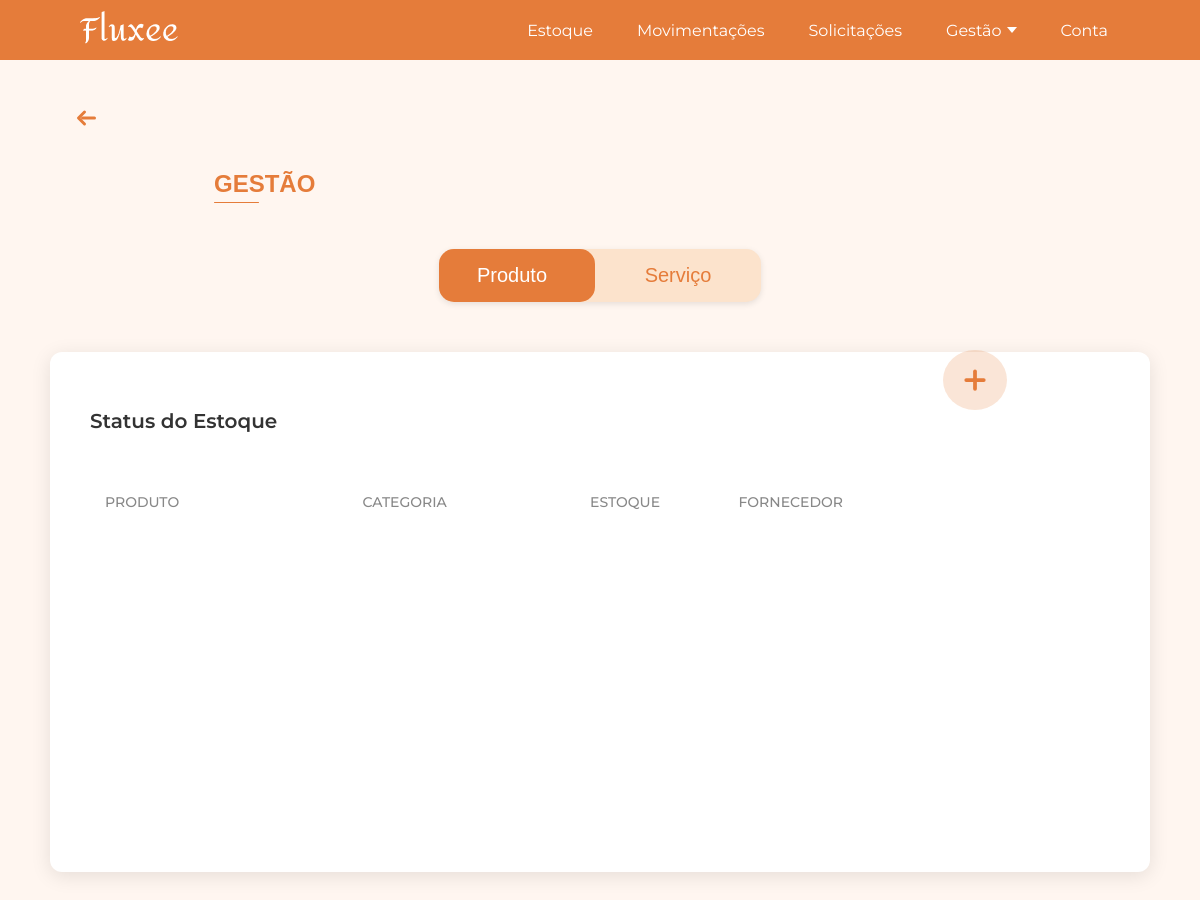
The app's page /gestao/ (signed in), older data.
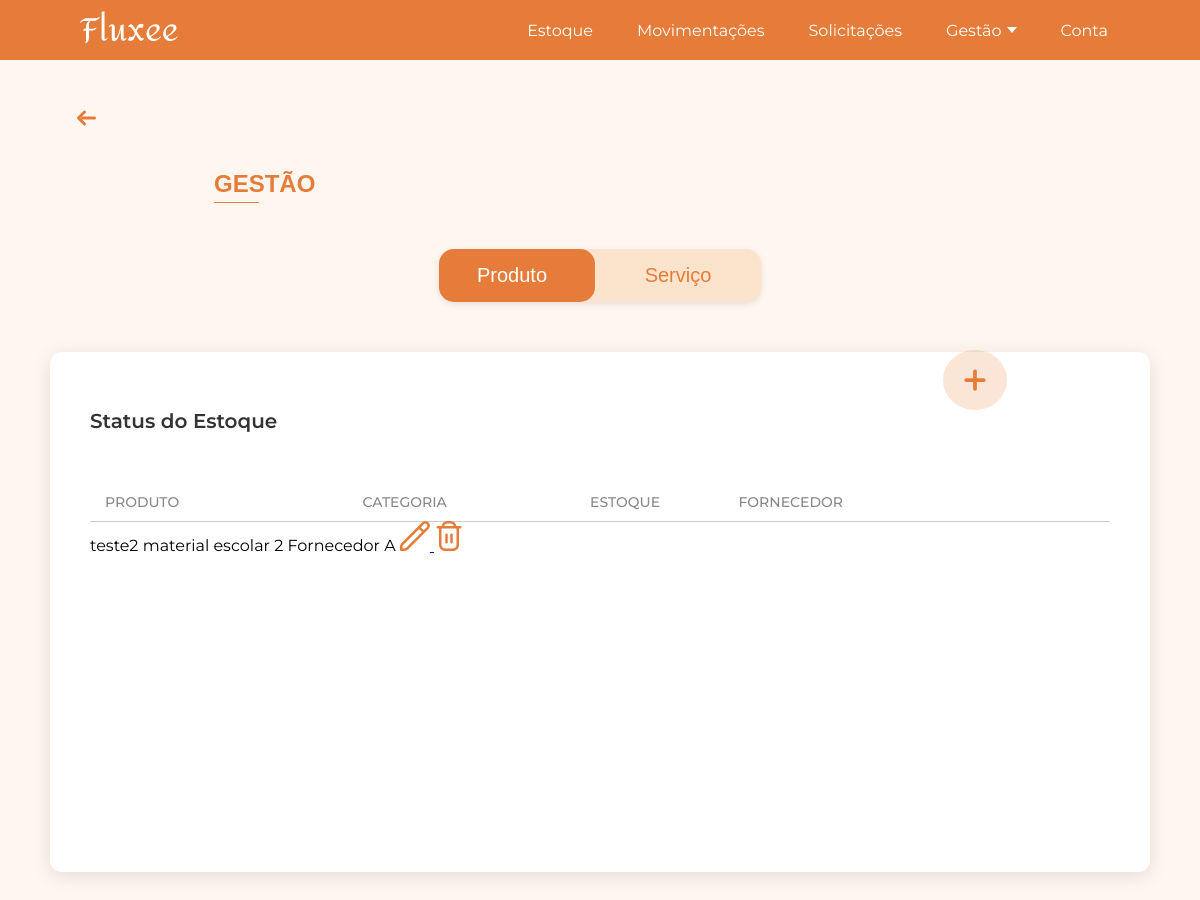
The same page, newer data.
### app/models.py (models this page shows, shortened)
class Produto(db.Model):
    __tablename__ = 'produto'
    id = db.Column(db.Integer, primary_key=True)
    nome = db.Column(db.String(200), nullable=False)
    tipo_id = db.Column(db.Integer, db.ForeignKey('tipo_produto.id'), nullable=True)
    tipo = db.relationship('TipoProduto', backref=db.backref('produtos', lazy=True))
    fornecedor_id = db.Column(db.Integer, db.ForeignKey('fornecedor.id'), nullable=True)
    fornecedor = db.relationship('Fornecedor', backref=db.backref('produtos', lazy=True))
    quantidade = db.Column(db.Integer, nullable=False)
    data_entrada = db.Column(db.Date, nullable=False, default=date.today)
    unidade_medida_id = db.Column(db.Integer, db.ForeignKey('unidade_medida.id'), nullable=True)
    unidade_medida = db.relationship('UnidadeMedida', backref=db.backref('produtos', lazy=True))
    imagem = db.Column(db.String(200), nullable=True)  # caminho para a imagem

class TipoProduto(db.Model):
    __tablename__ = 'tipo_produto'
    id = db.Column(db.Integer, primary_key=True)
    nome = db.Column(db.String(100), nullable=False)

class Fornecedor(db.Model):
    __tablename__ = 'fornecedor'
    id = db.Column(db.Integer, primary_key=True)
    nome = db.Column(db.String(100), nullable=False)

### app/view.py (the view)
@app.route('/gestao/')
@login_required
def gestao():
    produtos = Produto.query.all()   # Puxa tudo do banco
    return render_template('gestao.html', produtos=produtos)

### app/models.py (called while the page is built)
@login_manager.user_loader
def load_user(user_id):
    return User.query.get(int(user_id))

### app/templates/gestao.html (shortened to what this page needs)
<!DOCTYPE html>
<html lang="pt-BR">
<head>
    <link rel="stylesheet" href="{{ url_for('static', filename='css/home.css') }}">
</head>
<body>
    {% include 'componentes/header/header.html' %}
    {% with texto="GESTÃO" %}
        {% include 'componentes/titulos/titulo.html' %}
    {% endwith %}
    {% include 'componentes/botoes/botaogestao.html' %}
    <div class="gestao-container">
        <div class="gestao-box">
            <h2 class="gestao-box-title">Status do Estoque</h2>
            <div class="gestao-tabela">
                <div class="gestao-cabecalho">
                    <span class="coluna-produto">PRODUTO</span>
                    <span class="coluna-categoria">CATEGORIA</span>
                    <span class="coluna-estoque">ESTOQUE</span>
                    <span class="coluna-fornecedor">FORNECEDOR</span>
                </div>
                {% for p in produtos %}
                    <div class="gestao-linha linha-dinamica">
                        <span class="linha-produto">{{ p.nome }}</span>
                        <span class="linha-categoria">{{ p.tipo.nome }}</span>
                        <span class="linha-estoque">{{ p.quantidade }}</span>
                        <span class="linha-fornecedor">{{ p.fornecedor.nome }}</span>
                        <span class="linha-acoes">
                            <a href="{{ url_for('editar_produto', id=p.id) }}" class="btn-edit">
                                <img src="{{ url_for('static', filename='icons/edit.png') }}" alt="editar">
                            </a>
                            <a href="{{ url_for('deletar_produto', id=p.id) }}" class="btn-delete">
                                <img src="{{ url_for('static', filename='icons/delete.png') }}" alt="excluir">
                            </a>
                        </span>
                    </div>
                {% endfor %}
            </div>
        <div class="gestao-botao">
            {% include 'componentes/botoes/botao_gestao_add_produto.html' %}
        </div>
    </div>
</body>
</html>

### app/templates/componentes/header/header.html (shortened to what this page needs)
<header class="site-header">
  <div class="container">
    <a href="/" class="logo">
      <img src="{{ url_for('static', filename='images/fluxee2.png') }}" alt="Logo Fluxeé">
    </a>
    <nav class="nav">
      <ul>
        <li><a href="#">Estoque</a></li>
        <li><a href="#">Movimentações</a></li>
        <li><a href="#">Solicitações</a></li>
        <li class="dropdown_gestao">
          <a href="#" class="dropbtn">
            Gestão <span class="arrow"></span>
          </a>
        </li>
        <li><a href="#">Conta</a></li>
      </ul>
    </nav>
  </div>
</header>
<link rel="stylesheet" href="{{ url_for('static', filename='css/header.css') }}">

### app/templates/componentes/titulos/titulo.html
<div class="titulo-container">
    <div class="seta-container">
        <a href="{{ url_for('home') }}" class="titulo-voltar" title="Voltar para a página inicial">
            <svg xmlns="http://www.w3.org/2000/svg" width="45" height="24" fill="none" stroke="#E57C3A" stroke-width="3" stroke-linecap="round" stroke-linejoin="round" viewBox="0 0 24 24">
                <line x1="8" y1="12" x2="20" y2="12" />
                <polyline points="10 6 4 12 10 18" />
            </svg>
        </a>
    </div>
    <div class="titulo-linha">
        <h1 class="titulo">{{ texto }}</h1>
    </div>
</div>
<link rel="stylesheet" href="{{ url_for('static', filename='css/diversos/titulo.css') }}">

### app/templates/componentes/botoes/botaogestao.html
<link rel="stylesheet" href="{{ url_for('static', filename='css/botoes/botaogestao.css') }}">
<div class="container">
  <div class="toggle-container">
    <a href="{{ url_for('gestao') }}" class="toggle-btn {% if request.path == '/gestao/' %}active{% endif %}">Produto</a>
    <a href="{{ url_for('gestao_servico') }}" class="toggle-btn {% if request.path == '/gestao_servico/' %}active{% endif %}">Serviço</a>
  </div>
</div>
<link rel="stylesheet" href="{{ url_for('static', filename='js/botaogestao.js') }}">

### app/templates/componentes/botoes/botao_gestao_add_produto.html
<a href="{{ url_for('adicionar_produto') }}" class="botao-adicionar" title="Adicionar novo produto">
    <svg xmlns="http://www.w3.org/2000/svg" width="24" height="24" fill="none" stroke="#E57C3A" stroke-width="3" stroke-linecap="round" stroke-linejoin="round" viewBox="0 0 24 24">
        <line x1="12" y1="5" x2="12" y2="19"/>
        <line x1="5" y1="12" x2="19" y2="12"/>
    </svg>
</a>
<link rel="stylesheet" href="{{ url_for('static', filename='css/botoes/botao_gestao_add_produto.css') }}">

### app/static/css/home.css (style rules this page uses)
html, body { margin: 0; padding: 0; font-family: 'Montserrat', Arial, sans-serif; background-color: #FFF6F0; }
.gestao-container { display: flex; justify-content: center; align-items: flex-start; gap: 50px; padding: 50px 0; }
.gestao-box { width: 1500px; height: 520px; background: #fff; border-radius: 12px; box-shadow: 0 4px 20px rgba(0,0,0,0.1); padding: 40px; box-sizing: border-box; }
.gestao-box-title { font-size: 20px; font-weight: 600; margin-bottom: 50px; color: #333; }
.gestao-linha { width: 100%; height: 1px; background: #ccc; margin-bottom: 90px; position: relative; }
.gestao-linha:last-of-type { margin-bottom: 0; }
.gestao-botao { display: flex; align-items: flex-start; }
.gestao-cabecalho { display: flex; padding: 10px 15px; font-weight: 500; color: #888; font-size: 14px; }
.coluna-produto { width: 26%; }
.coluna-categoria { width: 23%; }
.coluna-estoque { width: 15%; }
.coluna-fornecedor { width: 20%; }
.linha-acoes img { width: 30px; height: 30px; cursor: pointer; }
@media (max-width: 1450px) { .gestao-box { width: 1100px; } }

### app/static/css/header.css (style rules this page uses)
.site-header { background-color: #E57C3A; width: 100%; height: 65px; max-height: 60px; color: white; display: flex; align-items: center; padding: 0 80px; box-sizing: border-box; }
.site-header .container { display: flex; justify-content: space-between; align-items: center; width: 100%; margin: 0 auto; padding-right: 0; }
.logo { font-size: 1.5rem; font-weight: bold; }
.nav ul { display: flex; list-style: none; margin: 0; padding: 0; font-family: 'Montserrat', sans-serif; gap: 20px; }
.nav li { position: relative; margin: 0; }
.nav a { display: inline-flex; align-items: center; text-decoration: none; color: white; font-family: 'Montserrat', sans-serif; padding: 8px 12px; transition: color 0.3s ease; }
.nav li.dropdown_gestao .dropbtn { cursor: pointer; display: inline-flex; align-items: center; gap: 5px; }
.nav li.dropdown_gestao .arrow { display: inline-block; width: 0; height: 0; border-left: 5px solid transparent; border-right: 5px solid transparent; border-top: 6px solid white; transition: transform 0.3s ease; }

### app/static/css/diversos/titulo.css (style rules this page uses)
.titulo-container { margin-left: 64px; margin-top: 46px; display: block; }
.seta-container { margin-bottom: 20px; }
.titulo-voltar { text-decoration: none; display: inline-flex; align-items: center; transition: transform 0.2s ease; }
.titulo-linha .titulo { color: #E57C3A; margin-left: 150px; font-size: 24px; font-weight: 600; font-family: Arial, Helvetica, sans-serif; position: relative; display: inline-block; }
.titulo-linha .titulo::after { content: ""; display: block; width: 45px; height: 1px; background-color: #E57C3A; margin-top: 4px; border-radius: 2px; }

### app/static/css/botoes/botaogestao.css (style rules this page uses)
.container { width: 100vw; margin-top: 30px; display: flex; justify-content: center; align-items: center; font-family: Arial, sans-serif; }
.toggle-container { display: flex; width: 322px; height: 53px; background-color: #fce3cc; border-radius: 15px; overflow: hidden; box-shadow: 0 2px 6px rgba(0,0,0,0.1); }
.toggle-btn { flex: 1; font-size: 20px; font-weight: 500; cursor: pointer; transition: all 0.3s ease; color: #E57C3A; background: transparent; text-decoration: none; display: flex; justify-content: center; align-items: center; }
.toggle-btn.active { background-color: #E57C3A; color: white; border-radius: 15px; width: calc(50% + 10px); margin-left: -10px; }
.toggle-btn:first-child { border-top-left-radius: 12px; border-bottom-left-radius: 12px; }
.toggle-btn:last-child { border-top-right-radius: 12px; border-bottom-right-radius: 12px; }

### app/static/css/botoes/botao_gestao_add_produto.css (style rules this page uses)
.botao-adicionar { display: flex; align-items: center; justify-content: center; width: 64px; height: 60px; border-radius: 50%; background-color: rgba(229, 124, 58, 0.2); text-decoration: none; cursor: pointer; transition: transform 0.2s ease, box-shadow 0.2s ease; position: fixed; right: 193px; top: 350px; z-index: 1000; }
.botao-adicionar svg { width: 30px; height: 30px; stroke: #E57C3A; }

Row changes from the older to the newer data that the page shows:
added Produto: nome "teste2", tipo.nome "material escolar", quantidade "2", fornecedor.nome "Fornecedor A"
